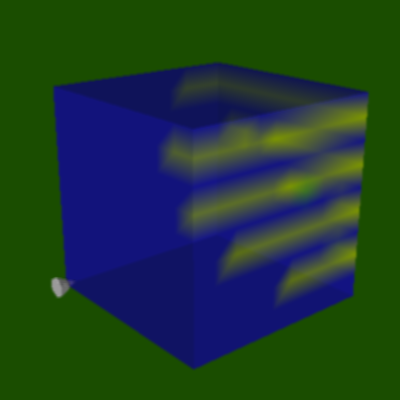

Recreate this plot in Python.
#!/usr/bin/env python

# Demonstrate Gaussian blur render pass with depth peeling on translucent data and a cone.

import vtkmodules.vtkInteractionStyle  # noqa: F401
import vtkmodules.vtkRenderingOpenGL2  # noqa: F401

from vtkmodules.vtkCommonCore import vtkLookupTable
from vtkmodules.vtkFiltersSources import vtkConeSource
from vtkmodules.vtkFiltersGeometry import vtkDataSetSurfaceFilter
from vtkmodules.vtkImagingCore import vtkRTAnalyticSource
from vtkmodules.vtkRenderingCore import (
    vtkActor,
    vtkPolyDataMapper,
    vtkRenderWindow,
    vtkRenderWindowInteractor,
    vtkRenderer,
)
from vtkmodules.vtkRenderingOpenGL2 import (
    vtkDepthPeelingPass,
    vtkGaussianBlurPass,
    vtkRenderStepsPass,
)

# Render pass pipeline: basic + depth peeling + gaussian blur
basic_passes = vtkRenderStepsPass()
peeling = vtkDepthPeelingPass()
peeling.SetMaximumNumberOfPeels(20)
peeling.SetOcclusionRatio(0.001)
peeling.SetTranslucentPass(basic_passes.GetTranslucentPass())
basic_passes.SetTranslucentPass(peeling)

blur_pass = vtkGaussianBlurPass()
blur_pass.SetDelegatePass(basic_passes)

# Sinusoidal image data surface with translucent LUT
image_source = vtkRTAnalyticSource()
image_source.SetWholeExtent(0, 9, 0, 9, 0, 9)
image_source.Update()
scalar_range = image_source.GetOutput().GetScalarRange()

surface = vtkDataSetSurfaceFilter()
surface.SetInputConnection(image_source.GetOutputPort())

mapper = vtkPolyDataMapper()
mapper.SetInputConnection(surface.GetOutputPort())

lut = vtkLookupTable()
lut.SetTableRange(scalar_range)
lut.SetAlphaRange(0.5, 0.5)
lut.SetHueRange(0.2, 0.7)
lut.SetNumberOfTableValues(256)
lut.Build()
mapper.SetScalarVisibility(1)
mapper.SetLookupTable(lut)

actor = vtkActor()
actor.SetMapper(mapper)
actor.SetVisibility(1)

# Cone
cone = vtkConeSource()
cone_mapper = vtkPolyDataMapper()
cone_mapper.SetInputConnection(cone.GetOutputPort())
cone_actor = vtkActor()
cone_actor.SetMapper(cone_mapper)
cone_actor.SetVisibility(1)

# Renderer
renderer = vtkRenderer()
renderer.AddActor(actor)
renderer.AddActor(cone_actor)
renderer.SetBackground(0.1, 0.3, 0.0)
renderer.SetPass(blur_pass)

render_window = vtkRenderWindow()
render_window.SetSize(400, 400)
render_window.SetMultiSamples(0)
render_window.SetAlphaBitPlanes(1)
render_window.AddRenderer(renderer)
render_window.SetWindowName("gaussian blur pass")

interactor = vtkRenderWindowInteractor()
interactor.SetRenderWindow(render_window)

# Scene
camera = renderer.GetActiveCamera()
camera.Azimuth(-40.0)
camera.Elevation(20.0)
renderer.ResetCamera()

interactor.Initialize()
interactor.Start()
